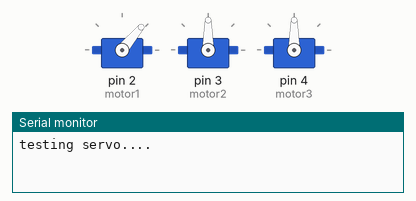
This sketch was run on a simulated Arduino Uno, built with avr-gcc and run on an emulated ATmega328P. Parts: 3 × servo, the last lines printed to the serial monitor.

Above: at 0.1 s.
At 0.6 s:
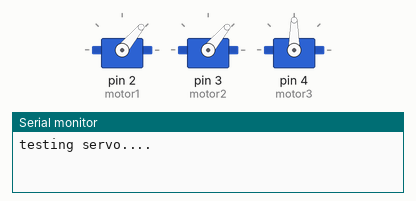
At 1.1 s:
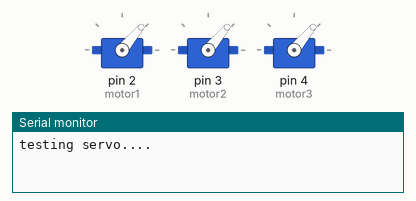
At 1.6 s:
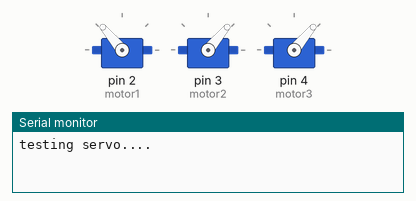
At 2.1 s:
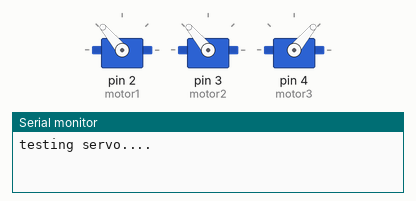
At 3.1 s:
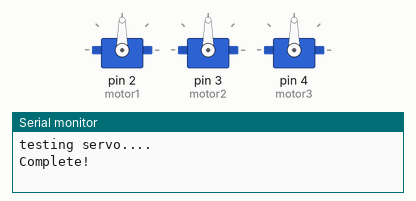
Timing chart, 0 to 4.6 s (numbered marks = the images above):
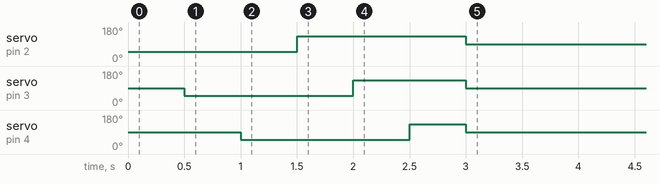

The sketch:

slave2-servoMotor.ino
```cpp
/*
  **************************************
  *                                    *
  *                                    *
  *         MADE BY diadntjr           *
  *                                    *
  *                                    *
  *                                    *
  **************************************
*/
#include<SPI.h>
#include<Servo.h>

Servo servo1;
Servo servo2;
Servo servo3;

int motor1 = 2;
int motor2 = 3;
int motor3 = 4;

void testServo() {
  servo1.write(50);
  delay(500);
  servo2.write(50);
  delay(500);
  servo3.write(50);
  delay(500);
  servo1.write(130);
  delay(500);
  servo2.write(130);
  delay(500);
  servo3.write(130);
  delay(500);
}

int runServo(int motorNum, int clockSec) {
  if(motorNum == 1) {
    servo1.write(130);
    delay(clockSec*1000);
    servo1.write(90);
  }
  else if(motorNum == 2) {
    servo2.write(130);
    delay(clockSec*1000);
    servo2.write(90);
  }
  else if(motorNum == 3) {
    servo3.write(130);
    delay(clockSec*1000);
    servo3.write(90);
  }
  return 1;
}

void setup() {

  Serial.begin(9600);


  pinMode(MISO, OUTPUT);
  servo1.attach(motor1);
  servo2.attach(motor2);
  servo3.attach(motor3);

  SPI.setClockDivider(SPI_CLOCK_DIV16);

  SPCR |= _BV(SPE);
  SPCR &= ~_BV(MSTR);
  SPCR |= _BV(SPIE);

  //For debugging
  Serial.println("testing servo....");
  testServo();
  Serial.println("Complete!");

  servo1.write(90);
  servo2.write(90);
  servo3.write(90);
}

byte C;

ISR (SPI_STC_vect) {
  C = SPDR;
  Serial.println(C);
}

void loop() {
  if(C > 10 && C < 20) {
    C = runServo(1, C-10);
    SPDR = C;
  }
  else if(C > 20 && C < 30) {
    C = runServo(2, C-20);
    SPDR = C;
  }
  else if(C > 30 && C < 40) {
    C = runServo(3, C-30);
    SPDR = C;
  }
}
```

Measured:
- by itself, servo on pin 2 (motor1): 50° → 130° at 1.5 s, → 90° 1.5 s later
- by itself, servo on pin 3 (motor2): 90° → 50° at 0.50 s, → 130° 1.5 s later, → 90° 1.0 s later
- by itself, servo on pin 4 (motor3): 90° → 50° at 1.0 s, → 130° 1.5 s later, → 90° 0.50 s later
